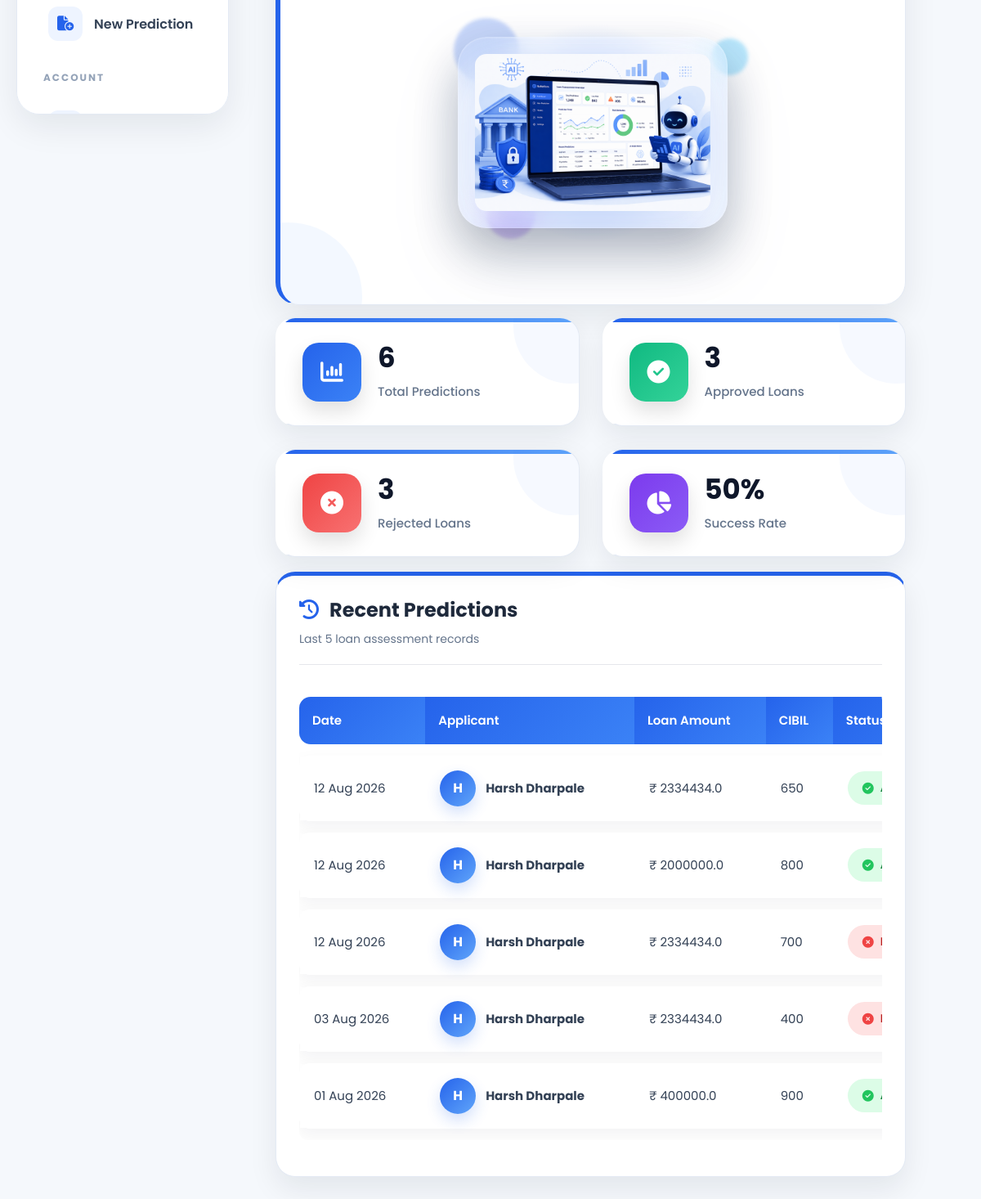
/dashboard/ (signed in, lower part), run on an earlier commit of the app's database.
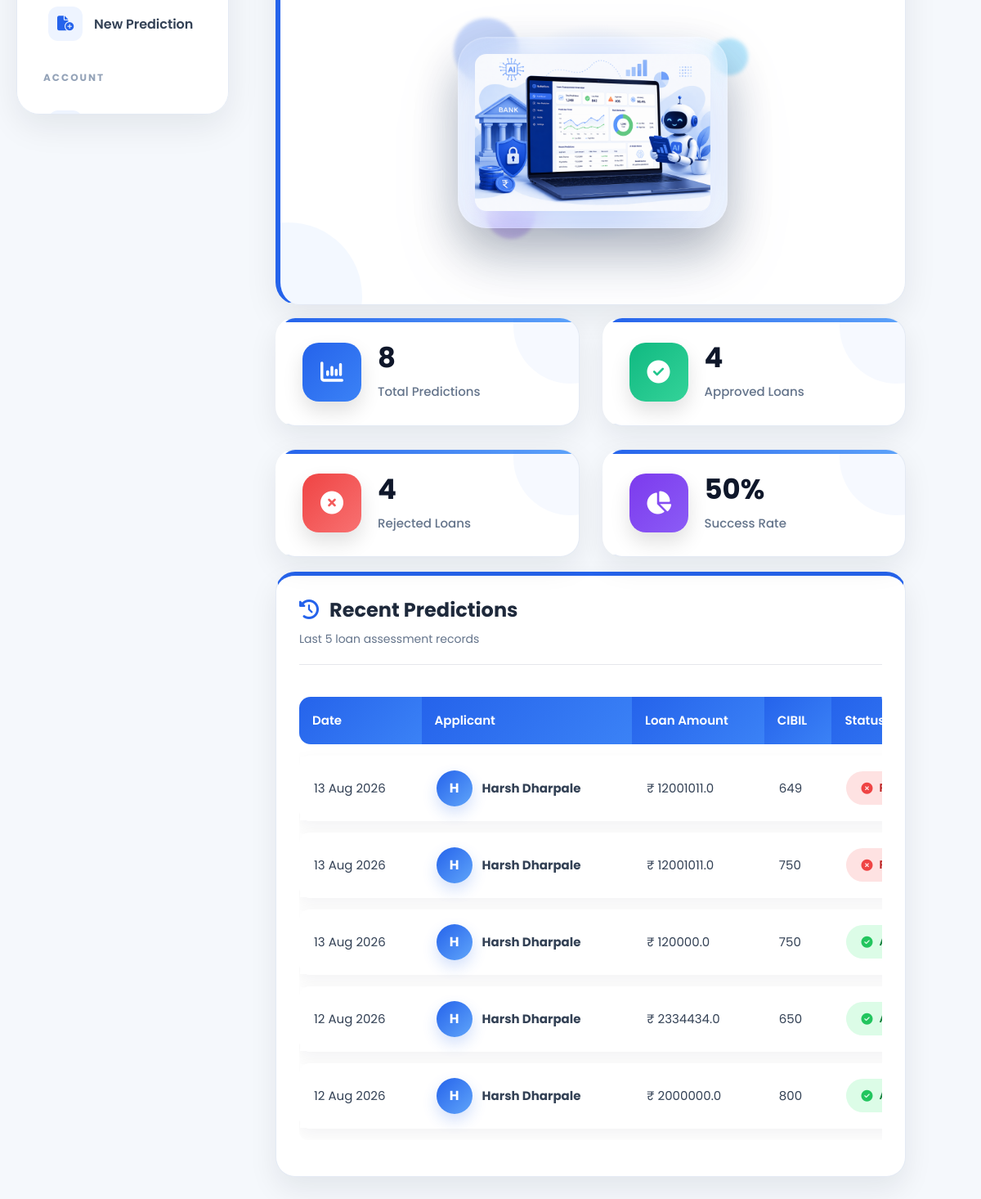
And on a later commit of the database.
### website/models.py (models this page shows, shortened)
class Prediction(models.Model):
    EDUCATION = [
        ('Graduate', 'Graduate'),
        ('Not Graduate', 'Not Graduate'),
    ]
    YES_NO = [
        ('Yes', 'Yes'),
        ('No', 'No'),
    ]
    RESULT = [
        ('Approved', 'Approved'),
        ('Rejected', 'Rejected'),
    ]
    user = models.ForeignKey(
        User,
        on_delete=models.CASCADE,
        related_name='predictions'
    )
    no_of_dependents = models.IntegerField()
    education = models.CharField(
        max_length=20,
        choices=EDUCATION
    )
    self_employed = models.CharField(
        max_length=10,
        choices=YES_NO
    )
    income_annum = models.FloatField()
    loan_amount = models.FloatField()
    loan_term = models.IntegerField()
    cibil_score = models.IntegerField()
    residential_assets_value = models.FloatField()
    commercial_assets_value = models.FloatField()
    luxury_assets_value = models.FloatField()
    bank_asset_value = models.FloatField()
    loan_income_ratio = models.FloatField(
        default=0
    )
    asset_loan_ratio = models.FloatField(
        default=0
    )
    prediction_result = models.CharField(
        max_length=20,
        choices=RESULT,
        blank=True
    )
    prediction_probability = models.FloatField(
        default=0
    )
    created_at = models.DateTimeField(
        auto_now_add=True
    )
    prediction_probability = models.FloatField(
        default=0
    )
    status = models.CharField(
    max_length=20,
    default="Completed"
    )
    risk_level = models.CharField(
    max_length=20,
    default="Low"
    )

### website/views.py (the view)
# urls.py: path('dashboard/', views.dashboard, name='dashboard'),
@login_required
def dashboard(request):
    all_predictions = Prediction.objects.filter(
        user=request.user
    )
    predictions = all_predictions.order_by(
        "-created_at"
    )[:5]
    context = {
        "predictions": predictions,
        "total_predictions": all_predictions.count(),
        "approved_count": all_predictions.filter(
            prediction_result="Approved"
        ).count(),
        "rejected_count": all_predictions.filter(
            prediction_result="Rejected"
        ).count(),
    }
    return render(
        request,
        "dashboard.html",
        context
    )

### templates/dashboard.html (shortened to what the changed rows need)
{% extends 'base.html' %}
{% load static %}
{% block extra_css %}
<link rel="stylesheet" href="{% static 'css/dashboard.css' %}">
{% endblock %}
{% block content %}
<section class="dashboard-section">
<div class="container-fluid">
<div class="dashboard-wrapper">
<div class="dashboard-content">
<div id="dashboard-panel" class="dashboard-panel">
<div class="stats-grid">
    <div class="premium-card">
        <div class="card-content">
            <h3>
                {{ total_predictions }}
            </h3>
            <p>
                Total Predictions
            </p>
        </div>
    </div>
    <div class="premium-card">
        <div class="card-content">
            <h3>
                {{ approved_count }}
            </h3>
            <p>
                Approved Loans
            </p>
        </div>
    </div>
    <div class="premium-card">
        <div class="card-content">
            <h3>
                {{ rejected_count }}
            </h3>
            <p>
                Rejected Loans
            </p>
        </div>
    </div>
</div>
<div class="prediction-table-card">
    <div class="table-responsive">
        <table class="table align-middle">
            <thead>
                <tr>
                    <th>Date</th>
                    <th>Applicant</th>
                    <th>Loan Amount</th>
                    <th>CIBIL</th>
                    <th>Status</th>
                </tr>
            </thead>
            <tbody>
            {% for prediction in predictions %}
            <tr>
                <td>
                    {{ prediction.created_at|date:"d M Y" }}
                </td>
                <td>
                    <div class="applicant-info">
                        <div class="avatar">
                            {{ request.user.first_name|first|default:request.user.username|first|upper }}
                        </div>
                        <div>
                            <strong>
                                {{ request.user.get_full_name|default:request.user.username }}
                            </strong>
                        </div>
                    </div>
                </td>
                <td>
                    ₹ {{ prediction.loan_amount }}
                </td>
                <td>
                    {{ prediction.cibil_score }}
                </td>
                <td>
                    {% if prediction.prediction_result == "Approved" %}
                    <span class="status success">
                        <i class="fa-solid fa-circle-check"></i>
                    </span>
                    {% else %}
                    <span class="status danger">
                        <i class="fa-solid fa-circle-xmark"></i>
                    </span>
                    {% endif %}
                </td>
            </tr>
            {% endfor %}
            </tbody>
        </table>
    </div>
</div>
</div>
</div>
</div>
</div>
</section>
{% endblock %}

What changed in the data, as far as the page shows it:
no longer on this page (row unchanged): Prediction: created_at "12 Aug 2026", auth_user.user.first_name|first "H", {{ request.user.get_full_name|default:request.user.username }} "Harsh Dharpale", loan_amount "2334434.0", cibil_score "700", prediction_result "Rejected" (drawn)
no longer on this page (row unchanged): Prediction: created_at "03 Aug 2026", auth_user.user.first_name|first "H", {{ request.user.get_full_name|default:request.user.username }} "Harsh Dharpale", loan_amount "2334434.0", cibil_score "400", prediction_result "Rejected" (drawn)
no longer on this page (row unchanged): Prediction: created_at "01 Aug 2026", auth_user.user.first_name|first "H", {{ request.user.get_full_name|default:request.user.username }} "Harsh Dharpale", loan_amount "400000.0", cibil_score "900", prediction_result "Approved" (drawn)
added Prediction: created_at "13 Aug 2026", auth_user.user.first_name|first "H", {{ request.user.get_full_name|default:request.user.username }} "Harsh Dharpale", loan_amount "12001011.0", cibil_score "649", prediction_result "Rejected" (drawn)
added Prediction: created_at "13 Aug 2026", auth_user.user.first_name|first "H", {{ request.user.get_full_name|default:request.user.username }} "Harsh Dharpale", loan_amount "12001011.0", cibil_score "750", prediction_result "Rejected" (drawn)
added Prediction: created_at "13 Aug 2026", auth_user.user.first_name|first "H", {{ request.user.get_full_name|default:request.user.username }} "Harsh Dharpale", loan_amount "120000.0", cibil_score "750", prediction_result "Approved" (drawn)
Also different on the page:
{{ total_predictions }}: "6" → "8"
{{ approved_count }}: "3" → "4"
{{ rejected_count }}: "3" → "4"
